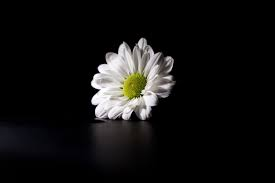
#> input picture images/flower.jfif, 275 x 183 px
$ jupyter execute --allow-errors w4_tut_ans.ipynb
#> lines starting #> are read from the running program, lines starting #| are printed output that depends on the picture
### utils.py
from urllib.request import urlretrieve
import cv2 as cv
import matplotlib.pyplot as plt
import numpy as np

# [11 lines left out: function download_save_img, not called in this run]

def display_image(window_name, image, adjust=False):
    """ Display one image
    Arguments:
    ---
    window_name: str
    image: NumPy array
    adjust: fit the image to monitor size (boolean)

    Return:
    ---
    A window showing an image"""
#> called with window_name = 'white image', adjust = False
    if adjust:
        cv.namedWindow(window_name, cv.WINDOW_NORMAL)
    else:
        cv.namedWindow(window_name)
    cv.imshow(window_name, image)
    cv.waitKey(0)
    cv.destroyAllWindows()

# [210 lines left out: functions display_images, matplotlib_show_images, point_op, gamma_correction, auto_canny, resize_aspect_ratio and 2 more, not called in this run]

### w4_tut_ans.ipynb
# Exercises (a)

1. Create a $200 \times 200$ white image and display it.
2. Leverage your image processing skills to create a simple wallpaper design as shown in the following image:

[cell 1]
import numpy as np
import cv2 as cv
from utils import display_image

## Question 1

[cell 2]
white_img = np.zeros((200, 200)) + 255
white_img = white_img.astype(np.uint8)

display_image("white image", white_img)

## Question 2

[cell 3]
import matplotlib.pyplot as plt

[cell 4]
unit = np.zeros((60, 60), dtype=np.uint8)

unit[:20, 20:40] = 255
unit[20:40, :20] = 255
unit[20:40, 40:] = 255
unit[40:, 20:40] = 255

img = np.tile(unit, (3, 3))

plt.imshow(img, cmap=plt.cm.gray, vmin=0, vmax=255)
plt.xticks([]), plt.yticks([])
plt.show()
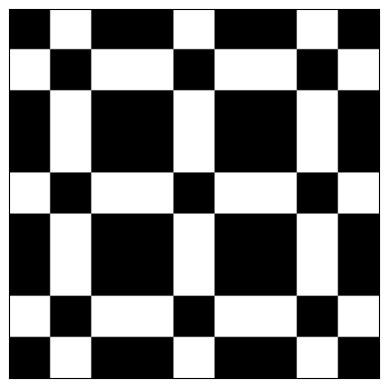
#> figure drawn by matplotlib, 1 panel

# Exercise (b) (NumPy array slicing)
1. Extract the region of interest (flower) from the 'flower.jfif'.

## Question 1

[cell 5]
# Solution 1: using mouse callback
img = cv.imread("images/flower.jfif")
#> img is the input picture: shape (183, 275, 3); mean B, G, R 17.7, 18.4, 18.9
pts = []

def mouse(event, x, y, flags, params):
    if event == cv.EVENT_LBUTTONDOWN:
        pts.append((x, y))
        print((x, y))
        cv.imshow("image", img)

cv.imshow("image", img)
cv.setMouseCallback("image", mouse)
cv.waitKey(0)
cv.destroyAllWindows()
